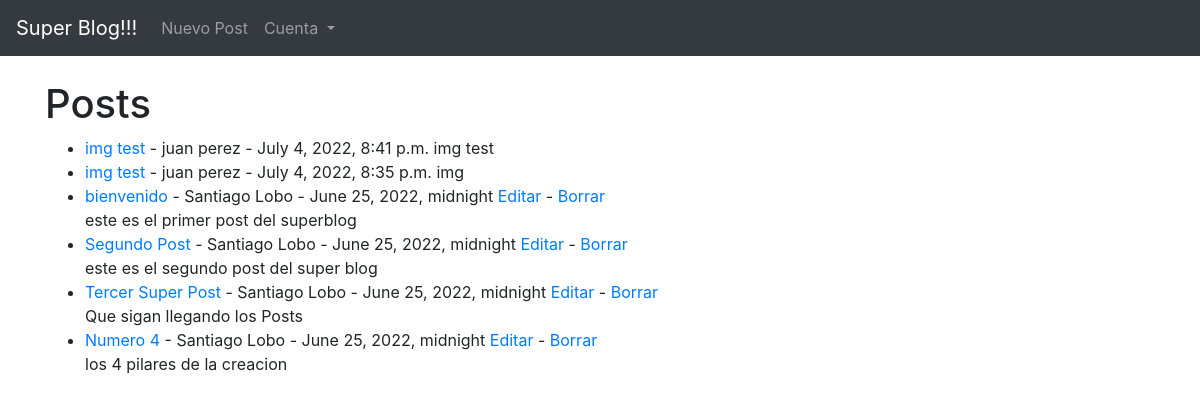
The app's page / (signed in) with its own data.
### theblog/models.py (models this page shows, shortened)
class Post(models.Model):
    title = models.CharField(max_length=255)
    header_image = models.ImageField(null = True,blank=True,upload_to = 'images/')
    title_tag = models.CharField(max_length=255,)
    author =models.ForeignKey(User, on_delete=models.CASCADE)
    body = models.TextField()
    post_date = models.DateTimeField(auto_now_add=True)

### theblog/views.py (the view)
# urls.py: path("",HomeView.as_view(),name="home"),
class HomeView(ListView):
    model = Post
    template_name ="home.html"
    ordering = ['-post_date']

### theblog/template/home.html
{% extends 'base.html' %}
{% block content %}
<h1>Posts</h1>
<ul>
{% for post in object_list %}
    <li><a href="{% url 'article-detail' post.pk %}">{{post.title}}</a> - {{post.author.first_name}} {{post.author.last_name}} - {{post.post_date}}
        {% if user.is_authenticated %}
            {% if user.id == post.author.id %}
                <a href="{% url 'update_post' post.pk %}">Editar</a> -
                <a href="{% url 'delete_post' post.pk %}">Borrar</a><br/>
            {% endif %}
        {% endif %}
    {{post.body |slice:'100' }}</li>
{% endfor %}
</ul>
{% endblock %}

### records on screen
Post: title "img test", author.first_name "juan", author.last_name "perez", post_date "July 4, 2022, 8:41 p.m.", body "img test"
Post: title "img test", author.first_name "juan", author.last_name "perez", post_date "July 4, 2022, 8:35 p.m.", body "img"
Post: title "bienvenido", author.first_name "Santiago", author.last_name "Lobo", post_date "June 25, 2022, midnight", shows "Editar", body "este es el primer post del superblog"
Post: title "Segundo Post", author.first_name "Santiago", author.last_name "Lobo", post_date "June 25, 2022, midnight", shows "Editar", body "este es el segundo post del super blog"
Post: title "Tercer Super Post", author.first_name "Santiago", author.last_name "Lobo", post_date "June 25, 2022, midnight", shows "Editar", body "Que sigan llegando los Posts"
Post: title "Numero 4", author.first_name "Santiago", author.last_name "Lobo", post_date "June 25, 2022, midnight", shows "Editar", body "los 4 pilares de la creacion"
